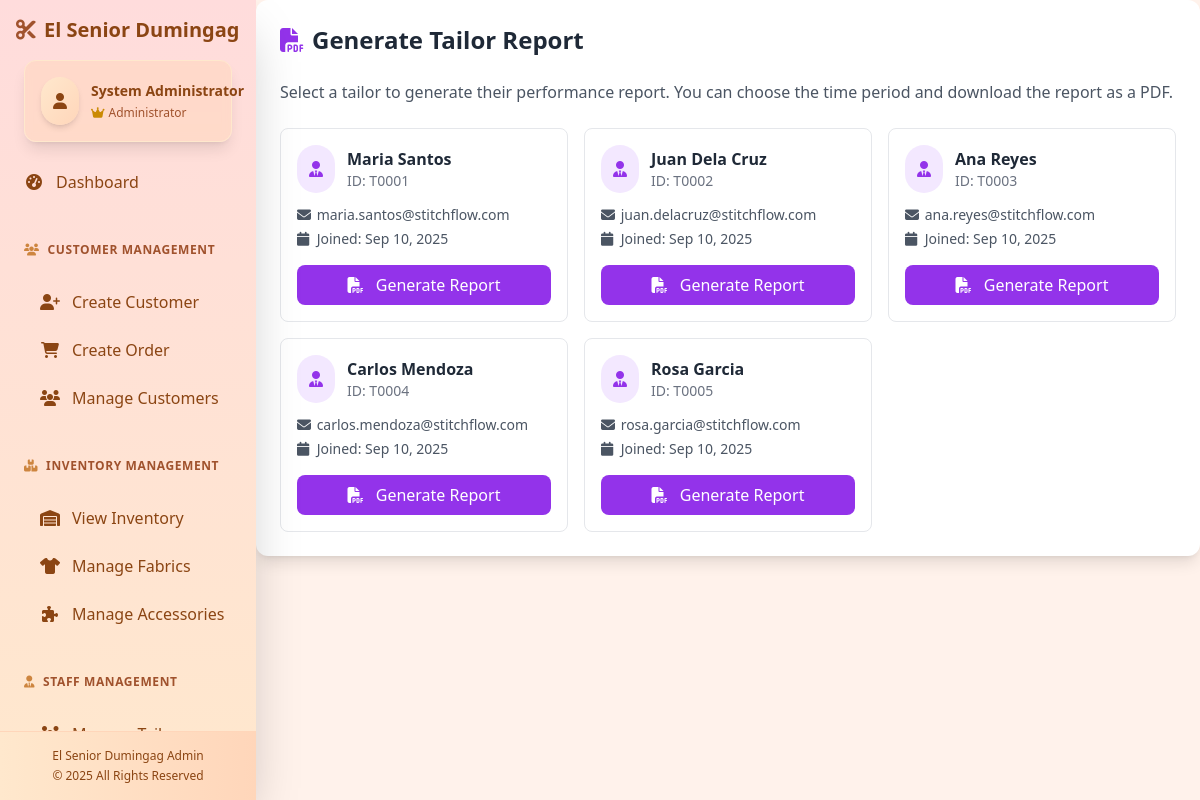
The page /reports/ (signed in) on the database as committed earlier.
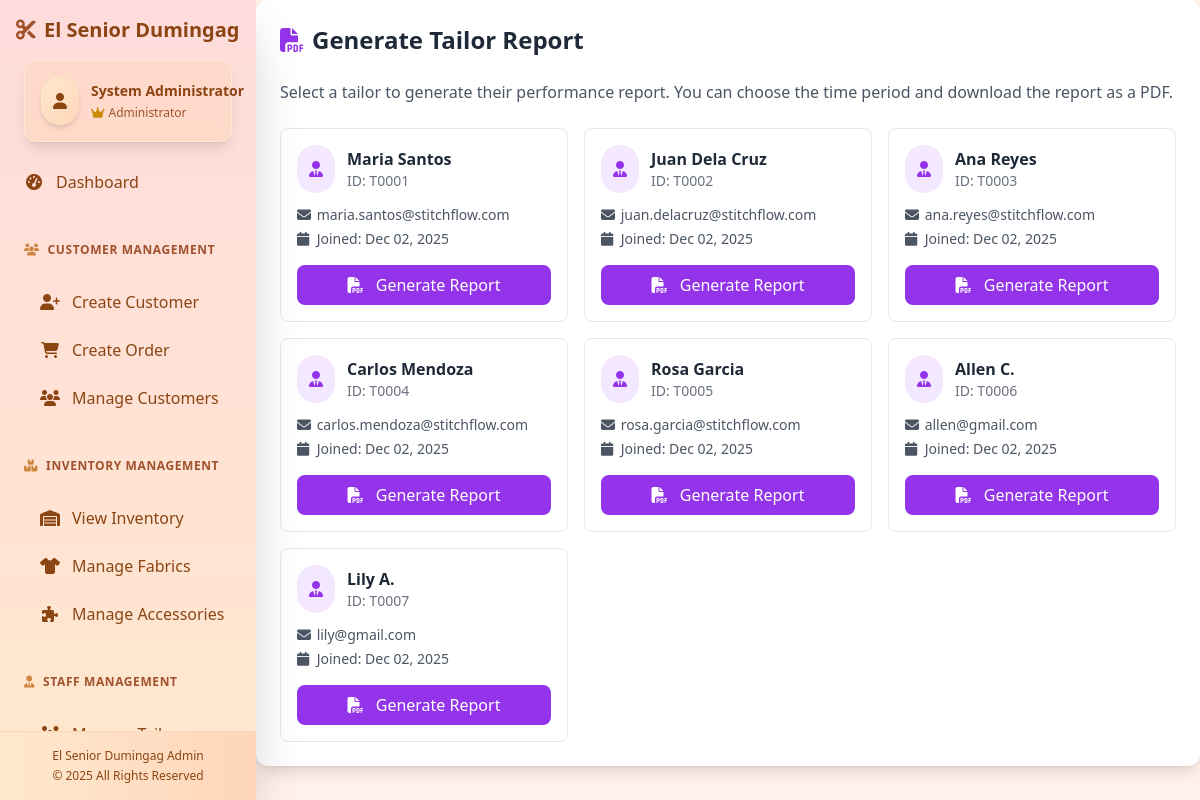
The same page on the database as committed later.
### etailoring/models.py (models this page shows, shortened)
class Tailor(models.Model):
    user = models.OneToOneField(User, on_delete=models.CASCADE)
    phone_number = models.CharField(max_length=20)
    specialty = models.CharField(max_length=100)
    commission_rate = models.DecimalField(max_digits=5, decimal_places=2, default=Decimal('10.00'))
    COMMISSION_TARIFFS = {
        'BLOUSE': Decimal('180.00'),
        'SKIRT': Decimal('150.00'),
        'PANTS': Decimal('160.00'),
        'POLO': Decimal('250.00'),
    }

### etailoring/views.py (the view, shortened to what this page needs)
# urls.py: path('reports/', views.tailor_report_page, name='tailor_report_page'),
@login_required
def tailor_report_page(request):
    try:
        if request.user.is_staff:
            tailors = Tailor.objects.all()
            return render(request, 'select_tailor_report.html', {'tailors': tailors})
    except Exception as e:
        return HttpResponse(f"Error loading report page: {str(e)}", status=500)

### templates/select_tailor_report.html (shortened to what this page needs)
{% extends 'base.html' %}
{% block content %}
<div class="bg-white rounded-xl shadow-lg p-6">
    <div class="flex justify-between items-center mb-6">
        <h2 class="text-2xl font-bold text-gray-800 flex items-center">
            <i class="fas fa-file-pdf text-purple-600 mr-2"></i> Generate Tailor Report
        </h2>
    </div>
    <div class="mb-6">
        <p class="text-gray-600">Select a tailor to generate their performance report. You can choose the time period and download the report as a PDF.</p>
    </div>
    <div class="grid grid-cols-1 md:grid-cols-2 lg:grid-cols-3 gap-4">
        {% for tailor in tailors %}
        <div class="border border-gray-200 rounded-lg p-4 hover:shadow-md transition-shadow cursor-pointer tailor-card"
             data-tailor-id="{{ tailor.id }}"
             data-tailor-name="{{ tailor.user.get_full_name }}">
            <div class="flex items-center mb-3">
                <div class="bg-purple-100 rounded-full p-3 mr-3">
                    <i class="fas fa-user-tie text-purple-600"></i>
                </div>
                <div>
                    <h3 class="font-semibold text-gray-800">{{ tailor.user.get_full_name }}</h3>
                    <p class="text-sm text-gray-500">ID: T{{ tailor.id|stringformat:"04d" }}</p>
                </div>
            </div>
            <div class="text-sm text-gray-600 space-y-1">
                <div><i class="fas fa-envelope w-4"></i> {{ tailor.user.email }}</div>
                <div><i class="fas fa-calendar w-4"></i> Joined: {{ tailor.user.date_joined|date:"M d, Y" }}</div>
            </div>
            <div class="mt-4">
                <button class="w-full bg-purple-600 text-white py-2 px-4 rounded-lg hover:bg-purple-700 transition-colors generate-report-btn"
                        data-tailor-id="{{ tailor.id }}">
                    <i class="fas fa-file-pdf mr-2"></i> Generate Report
                </button>
            </div>
        </div>
        {% empty %}
        <div class="col-span-full text-center py-8">
            <i class="fas fa-users text-gray-400 text-4xl mb-4"></i>
            <p class="text-gray-500">No tailors found.</p>
        </div>
        {% endfor %}
    </div>
</div>
{% endblock %}

Rows that differ between the two databases and show on the page:
changed through a linked row, Tailor "Maria Santos": user.date_joined "Sep 10, 2025" → "Dec 02, 2025"
changed through a linked row, Tailor "Juan Dela Cruz": user.date_joined "Sep 10, 2025" → "Dec 02, 2025"
changed through a linked row, Tailor "Ana Reyes": user.date_joined "Sep 10, 2025" → "Dec 02, 2025"
changed through a linked row, Tailor "Carlos Mendoza": user.date_joined "Sep 10, 2025" → "Dec 02, 2025"
changed through a linked row, Tailor "Rosa Garcia": user.date_joined "Sep 10, 2025" → "Dec 02, 2025"
added Tailor: user.get_full_name "Allen C.", id "0006", user.email "allen@gmail.com", user.date_joined "Dec 02, 2025"
added Tailor: user.get_full_name "Lily A.", id "0007", user.email "lily@gmail.com", user.date_joined "Dec 02, 2025"
